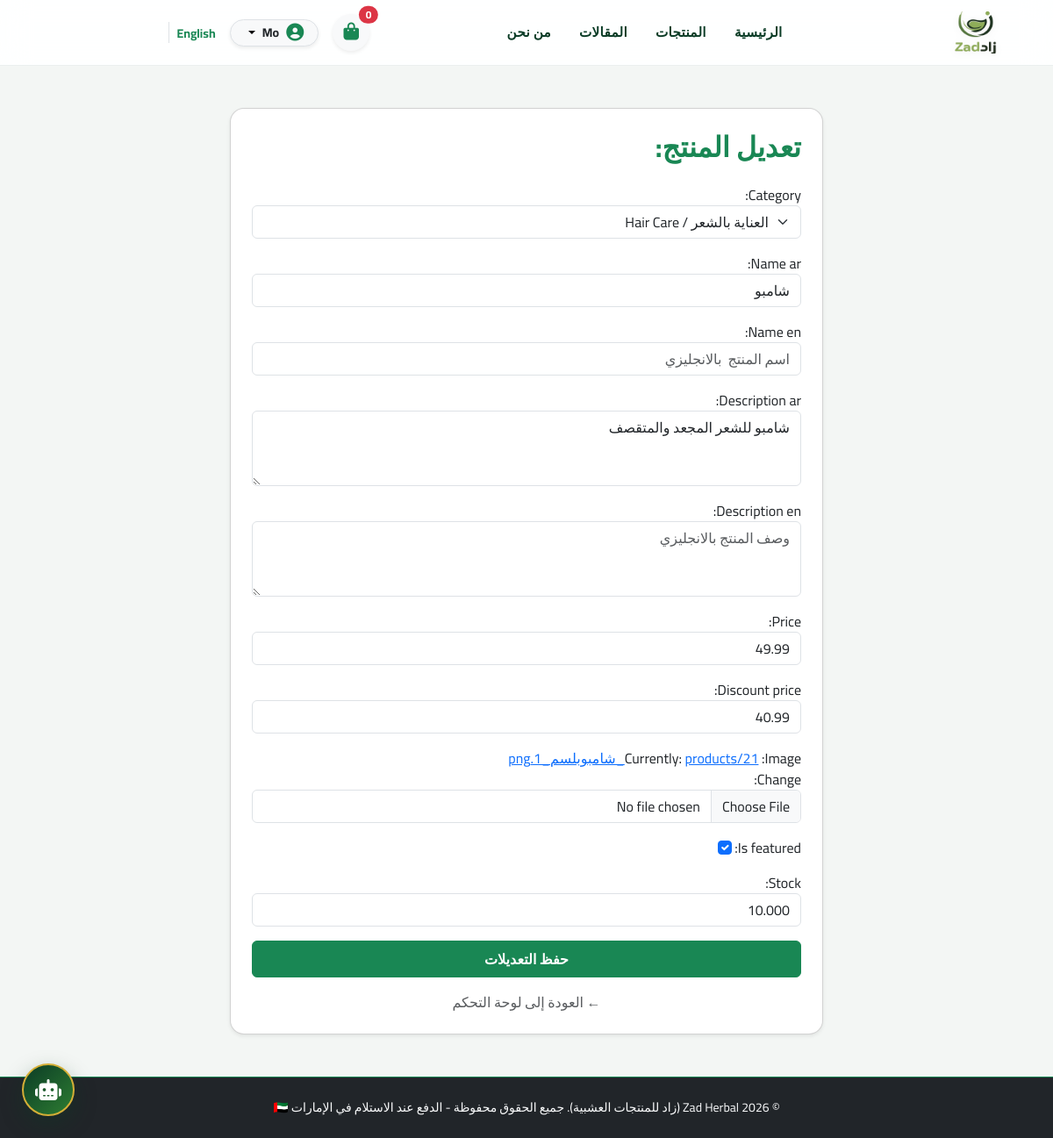
The app's page /custom-admin/product/edit/1/ (signed in) with its own data.
### store/models.py (models this page shows, shortened)
class Product(models.Model):
    category = models.ForeignKey(Category, on_delete=models.CASCADE, related_name='products')
    name_ar = models.CharField(max_length=200)
    name_en = models.CharField(max_length=200)
    description_ar = models.TextField(blank=True)
    description_en = models.TextField(blank=True)
    price = models.DecimalField(max_digits=10, decimal_places=2) # السعر الاصلي بالدرهم
    discount_price = models.DecimalField(max_digits=10, decimal_places=2, null=True, blank=True) # سعر الخصم إن وجد
    image = models.ImageField(upload_to='products/')
    is_featured = models.BooleanField(default=False) # للعرض في السلايدر المضيء
    stock = models.DecimalField(max_digits=10, decimal_places=3, default=0.000)
    is_sold_by_weight = models.BooleanField(default=False)
    minimum_weight = models.DecimalField(max_digits=6, decimal_places=3, default=0.050)
    created_at = models.DateTimeField(auto_now_add=True)

class Category(models.Model):
    name_ar = models.CharField(max_length=100)
    name_en = models.CharField(max_length=100)
    image = models.ImageField(upload_to='categories/', blank=True, null=True, verbose_name="صورة التصنيف")
    def __str__(self):
        return f"{self.name_ar} / {self.name_en}"

### store/views.py (the view)
# urls.py: path('custom-admin/product/edit/<int:pk>/', views.admin_edit_product, name='admin_edit_product'),
@user_passes_test(is_admin_user, login_url='/custom-bin/login/' if False else '/custom-admin/login/')
def admin_edit_product(request, pk):
    product = get_object_or_404(Product, pk=pk)
    if request.method == 'POST':
        form = CustomProductForm(request.POST, request.FILES, instance=product)
        if form.is_valid():
            form.save()
            cache.clear()
            return redirect('admin_dashboard')
    else:
        form = CustomProductForm(instance=product)
    return render(request, 'custom_admin/edit_product.html', {'form': form, 'product': product})

### store/forms.py
class CustomProductForm(forms.ModelForm):
    class Meta :
        model = Product
        fields = "__all__"

### store/context_processors.py (called while the page is built)
def language_processor(request):
    lang = request.session.get('lang', 'ar')
    return {
        'lang': lang,
        'CURRENT_LANG': lang,
    }

### store/views.py (called while the page is built)
def is_admin_user(user):
    return user.is_authenticated and (user.is_staff or user.is_superuser)

### store/templates/custom_admin/edit_product.htmL (shortened to what this page needs)
{% extends 'base.html' %}
{% load static %}
{% block content %}
<div class="container my-5" style="max-width: 700px;">
    <div class="card shadow-sm p-4 rounded-4">
        <h2 class="mb-4 text-success fw-bold">تعديل المنتج: {{ product.name }}</h2>
        <form method="POST" enctype="multipart/form-data">
            {{ form.as_p }}
            <button type="submit" class="btn btn-success w-100 py-2 fw-bold">حفظ التعديلات</button>
        </form>
        <div class="mt-3 text-center">
            <a href="{% url 'admin_dashboard' %}" class="text-muted text-decoration-none">← العودة إلى لوحة التحكم</a>
        </div>
    </div>
</div>
{% endblock %}

### store/templates/base.html (shortened to what this page needs)
{% load i18n %}
{% load static %}
<!DOCTYPE html>
<html lang="{{ request.session.lang|default:'ar' }}" dir="{% if request.session.lang == 'en' %}ltr{% else %}rtl{% endif %}">
<head>
    <link rel="stylesheet" href="https://cdn.jsdelivr.net/npm/bootstrap@5.3.0/dist/css/bootstrap.min.css">
    <link rel="stylesheet" href="https://cdnjs.cloudflare.com/ajax/libs/font-awesome/6.4.0/css/all.min.css">
    <link rel="stylesheet" href="{% static 'css/style.css' %}">
</head>
<body>
    <nav class="navbar navbar-expand-lg custom-transparent-navbar sticky-top py-2">
        <div class="container-fluid px-md-5">
            <a class="navbar-brand d-flex align-items-center gap-2" href="{% url 'home_view' %}">
                <img src="{% static 'images/logo.png' %}" alt="Zad Logo">
            </a>
            <div class="collapse navbar-collapse" id="navbarNav">
                <ul class="navbar-nav mx-auto mb-2 mb-lg-0 align-items-center gap-2">
                    <li class="nav-item">
                        <a class="nav-link nav-link-blue" href="{% url 'home_view' %}">{% if lang == 'en' %}Home{% else %}الرئيسية{% endif %}</a>
                    </li>
                    <li class="nav-item">
                        <a class="nav-link nav-link-blue" href="{% url 'shop_products' %}?lang={{ lang }}">
                            {% if request.session.lang == 'en' %}Products{% else %}المنتجات{% endif %}
                        </a>
                    </li>
                    <li class="nav-item">
                        <a class="nav-link nav-link-blue" href="#">{% if request.session.lang == 'en' %}Blogs{% else %}المقالات{% endif %}</a>
                    </li>
                    <li class="nav-item">
                        <a class="nav-link nav-link-blue" href="#">{% if request.session.lang == 'en' %}About{% else %}من نحن{% endif %}</a>
                    </li>
                </ul>
                <div class="d-flex align-items-center gap-3 ms-lg-auto">
                    <a href="{% url 'cart_view' %}" class="btn btn-light position-relative rounded-circle shadow-sm p-2 text-success" style="width: 42px; height: 42px;">
                        <i class="fas fa-shopping-bag fs-5"></i>
                        <span class="position-absolute top-0 start-100 translate-middle badge rounded-pill bg-danger cart-count-badge">
                            {% if request.session.cart %}{{ request.session.cart.values|length }}{% else %}0{% endif %}
                        </span>
                    </a>
                    {% if user.is_authenticated %}
                        <div class="dropdown">
                            <button class="btn btn-light dropdown-toggle d-flex align-items-center gap-2 py-1 px-3 rounded-pill shadow-sm border" type="button" id="userDropdown" data-bs-toggle="dropdown">
                                <i class="fas fa-user-circle text-success fs-5"></i>
                                <span class="small fw-bold text-dark">{{ user.first_name|default:user.username }}</span>
                            </button>
                        </div>
                    {% endif %}
                    <div class="border-start ps-2">
                        {% if lang == 'en' %}
                            <a href="?lang=ar" class="text-success text-decoration-none small fw-bold">العربية</a>
                        {% else %}
                            <a href="?lang=en" class="text-success text-decoration-none small fw-bold">English</a>
                        {% endif %}
                    </div>
                </div>
            </div>
        </div>
    </nav>
    <main>
        {% block content %}{% endblock %}
    </main>
    <footer class="bg-dark text-white text-center py-4 mt-5 border-top border-success">
        <p class="mb-0 small text-light">&copy; 2026 Zad Herbal (زاد للمنتجات العشبية). جميع الحقوق محفوظة - الدفع عند الاستلام في الإمارات 🇦🇪</p>
    </footer>
    <button id="aiChatLauncher" class="ai-chat-launcher" title="مساعد زاد الذكي">
        <i class="fas fa-robot fs-4"></i>
    </button>
</body>
</html>

### static/css/style.css (style rules this page uses)
:root { --brand-emerald: #0b3c26; --brand-gold: #d4af37; --brand-light-green: #2e7d32; --brand-accent: #ff4757; --bg-surface: #f3f6f4; --card-shadow: 0 15px 35px rgba(11, 60, 38, 0.08); }
body { font-family: 'Cairo', sans-serif !important; background-color: var(--bg-surface); color: #1a2521; overflow-x: hidden; }
.custom-transparent-navbar { background: rgba(255, 255, 255, 0.92) !important; backdrop-filter: blur(16px); -webkit-backdrop-filter: blur(16px); border-bottom: 1px solid rgba(11, 60, 38, 0.08); transition: all 0.3s ease; }
.navbar-brand img { height: 48px; filter: drop-shadow(0 2px 4px rgba(0,0,0,0.05)); }
.nav-link-blue { color: var(--brand-emerald) !important; font-weight: 700; font-size: 0.95rem; letter-spacing: 0.3px; position: relative; padding: 8px 12px !important; }
.nav-link-blue::after { content: ''; position: absolute; bottom: 0; left: 50%; width: 0; height: 2px; background: var(--brand-gold); transition: all 0.3s ease; transform: translateX(-50%); }
.ai-chat-launcher { position: fixed; bottom: 25px; left: 25px; z-index: 1050; width: 60px; height: 60px; border-radius: 50%; background: linear-gradient(135deg, var(--brand-emerald), var(--brand-light-green)); color: #ffffff; border: 2px solid var(--brand-gold); box-shadow: 0 10px 25px rgba(11, 60, 38, 0.35); display: flex; align-items: center; justify-content: center; cursor: pointer; transition: all 0.3s cubic-bezier(0.175, 0.885, 0.32, 1.275); }

### records on screen
Product: category "العناية بالشعر / Hair Care", description_ar "شامبو للشعر المجعد والمتقصف", price "49.99", discount_price "40.99", is_featured "☑", stock "10.000"
Category: name_ar "شامبو"

### other values on screen
{{ user.first_name|default:user.username }} "Mo"
